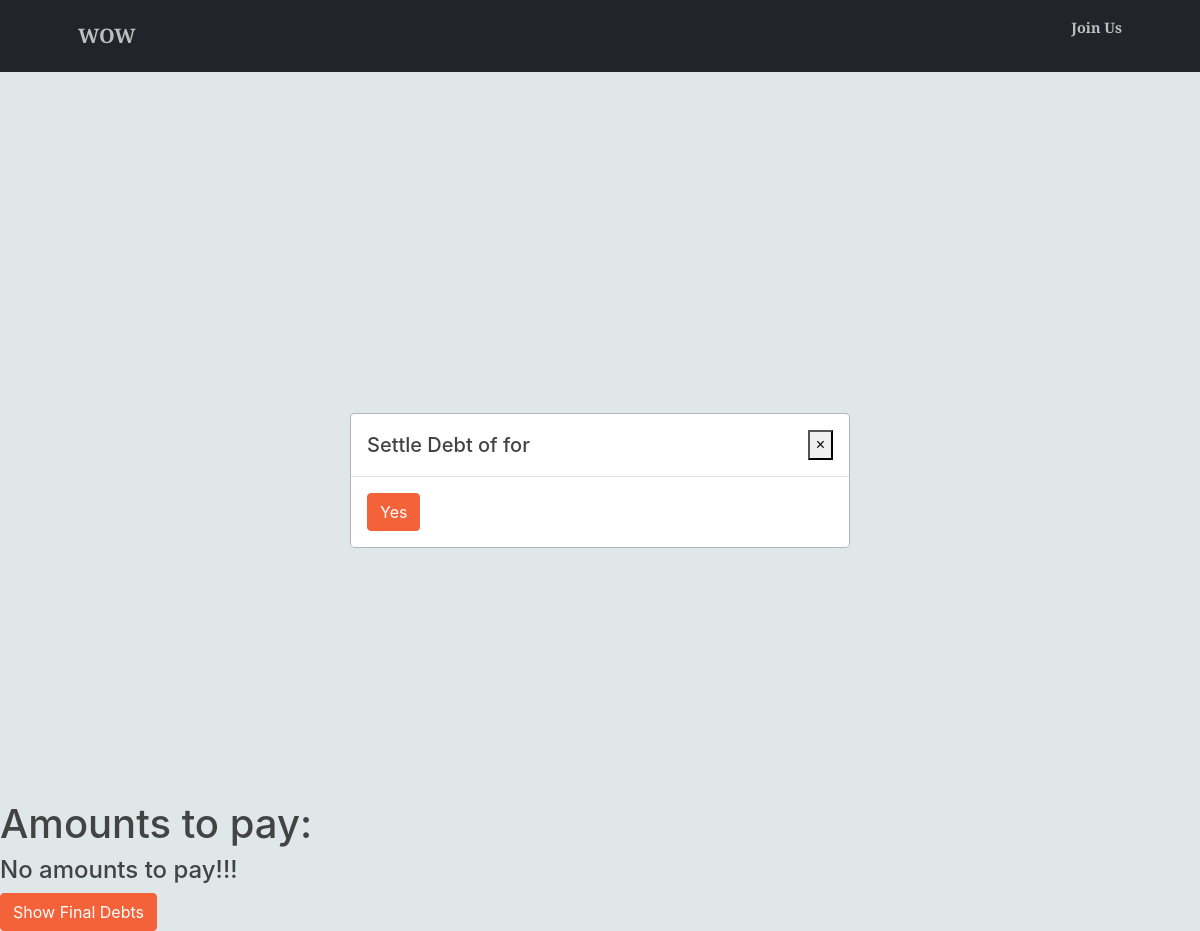
The app's page /splitter/my_debtsSettleDebts/3, older data.
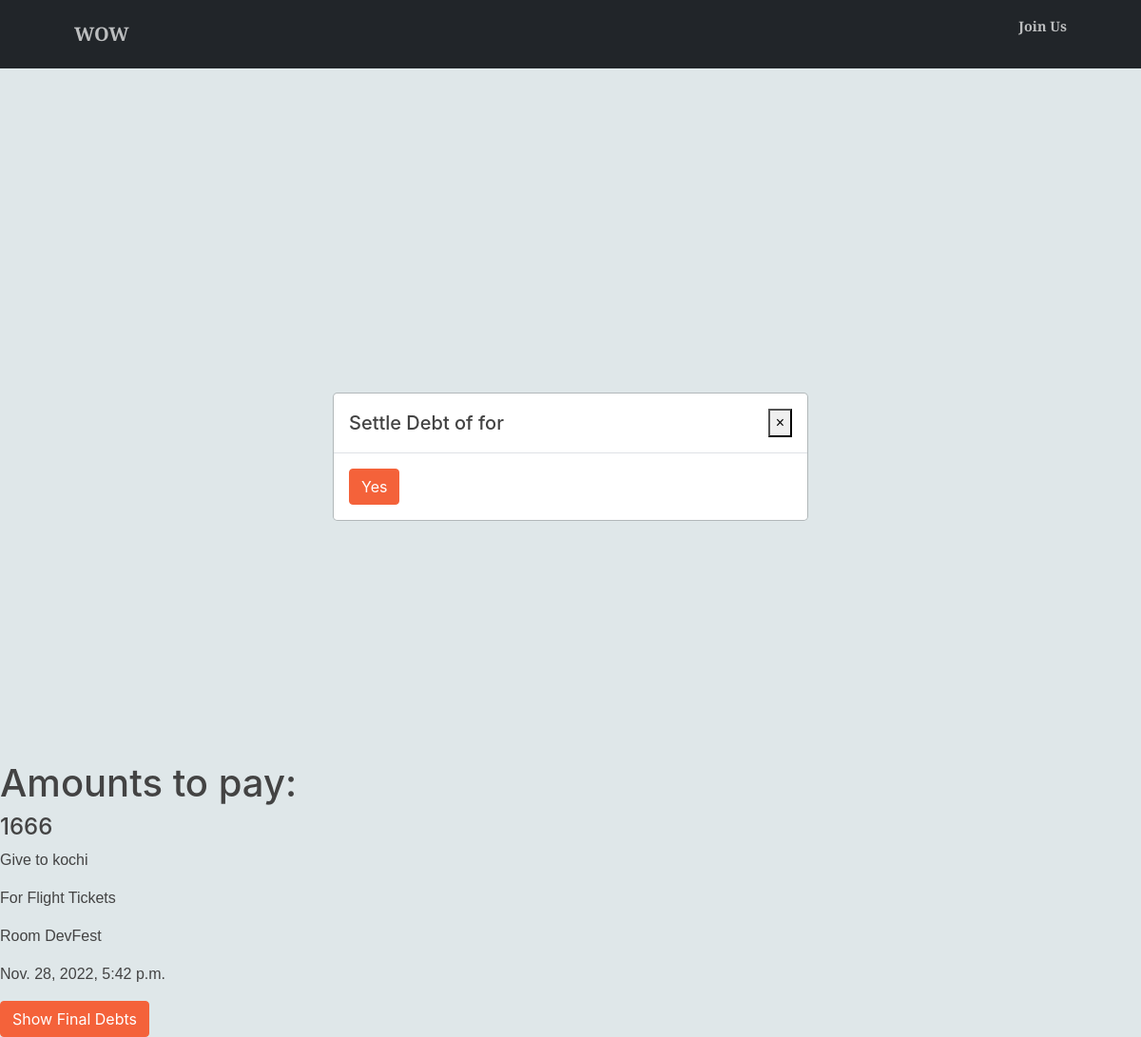
The same page, newer data.
### splitter/models.py (models this page shows, shortened)
class debt(models.Model):
    room = models.ForeignKey(room,on_delete = models.CASCADE, related_name = 'room_debts')
    transaction = models.ForeignKey(transaction, on_delete = models.CASCADE, related_name = 'transactions_debt')
    sender = models.ForeignKey(User, on_delete = models.CASCADE, related_name = 'transaction_sender')
    receiver = models.ForeignKey(User, on_delete= models.CASCADE, related_name = 'transaction_receiver')
    amount = models.IntegerField()

class User(AbstractUser):
    pass

class transaction(models.Model):
    room = models.ForeignKey(room, on_delete = models.CASCADE, related_name = 'room_transaction')
    amount = models.IntegerField()
    reason = models.CharField(max_length = 250)
    created_at = models.DateTimeField(auto_now=True)
    payer = models.ForeignKey(User, on_delete = models.CASCADE, related_name = 'transaction_payer')
    splitters = models.ManyToManyField(User, related_name = "transaction_members")

class room(models.Model):
    creater = models.ForeignKey(User,on_delete=models.CASCADE,related_name="creater")
    name = models.CharField(max_length=250)
    members = models.ManyToManyField(User,through="room_members")

### splitter/views.py (the view, shortened to what this page needs)
# urls.py: path('my_debtsSettleDebts/<int:pk>',views.my_debtsSettleDebts,name="my_debtsSettleDebts"),
def my_debtsSettleDebts(request,pk):
    income = debt.objects.filter(pk=pk)
    expense = debt.objects.filter(pk=pk)
    query = request.GET.get("q", None)
    return render(request,'my_debtsSettleDebts.html',{'incomes':income,'expenses':expense, 'pkey':pk})

### splitter/templates/my_debtsSettleDebts.html (shortened to what this page needs)
{% extends 'base.html' %}
{% load static %}
{% block content %}
    <div class="modal-dialog modal-dialog-centered">
      <div class="modal-content">
        <div class="modal-header">
          <h5 class="modal-title">Settle Debt of {{ usname}} for {{ t_reason }}</h5>
          <button type="button" class="close" data-dismiss="modal" aria-label="Close">
            <span aria-hidden="true">&times;</span>
          </button>
        </div>
        <div class="modal-body">
          <form action="{% url 'splitter:delete_debt' pk=pkey %}" method="post">
            <input type="submit" value="Yes" class="btn btn-primary">
          </form>
        </div>
      </div>
    </div>
<div class="my-debts-expense">
<h1>Amounts to pay:</h1>
<div class="row">
  {% if expenses.count == 0 %}
  <h4>No amounts to pay!!!</h4>
  {% else %}
  {% for expense in expenses %}
  <div class="col-lg-3 col-md-4 col-sm-6 col-12">
    <div class="my-debts-expense-info">
      <h4>{{ expense.amount }}</h4>
      <p>Give to {{ expense.receiver.username }}</p>
      <p>For {{ expense.transaction.reason }}</p>
      <p>Room {{ expense.room.name }}</p>
      <p>{{ expense.transaction.created_at }}</p>
    </div>
  </div>
  {% endfor %}
  {% endif %}
</div>
</div>
<a href="{% url 'splitter:final_settlements' %}" class="btn btn-primary final-debts-button">Show Final Debts</a>
{% endblock %}

### splitter/templates/base.html (shortened to what this page needs)
{% load static %}
<!DOCTYPE html>
<html lang="en">
    <head>
        <link href="https://cdn.jsdelivr.net/npm/bootstrap-icons@1.5.0/font/bootstrap-icons.css" rel="stylesheet" />
        <link href="https://cdnjs.cloudflare.com/ajax/libs/SimpleLightbox/2.1.0/simpleLightbox.min.css" rel="stylesheet" />
        <link href="{% static 'css/styles.css' %}" rel="stylesheet" />
    </head>
    <body id="page-top">
        <nav class="navbar navbar-expand-lg navbar-dark bg-dark fixed-top py-3" id="mainNav">
            <div class="container px-4 px-lg-5">
                <a class="navbar-brand" href="#page-top">WOW</a>
                <div class="collapse navbar-collapse" id="navbarResponsive">
                    <ul class="navbar-nav ms-auto my-2 my-lg-0">
                        {% if user.is_authenticated %}
                        <li class="nav-item"><a class="nav-link" href="{% url 'splitter:my_debts' %}">My Debts</a></li>
                        <li class="nav-item"><a class="nav-link" href="{% url 'splitter:room_list' %}">My Rooms</a></li>
                        <li class="nav-item"><a class="nav-link" href="{% url 'splitter:personal_budget' %}">Personal Budgets</a></li>
                        <li class="nav-item"><a class="nav-link" href="{% url 'splitter:logout' %}">Logout</a></li>
                        <li class="nav-item"><a class="nav-link" href="#">{{ user.username }}</a></li>
                        {% else %}
                        <li class="nav-item"><a class="nav-link" href="{% url 'splitter:joinus' %}"><p>Join Us</p></a></li>
                        {% endif %}
                    </ul>
                </div>
            </div>
        </nav>
        {% block content %}
        {% endblock %}
    </body>
</html>

### splitter/templates/my_debtsSettleDebts.html (style rules this page uses)
body { color: #434343; background: #dfe7e9; font-family: 'Varela Round', sans-serif; padding-top: 160px; }

Row changes from the older to the newer data that the page shows:
added debt: amount "1666", receiver.username "kochi", transaction.reason "Flight Tickets", room.name "DevFest", transaction.created_at "Nov. 28, 2022, 5:42 p.m."
Text that changed along with them:
text no longer shown: "No amounts to pay!!!"
